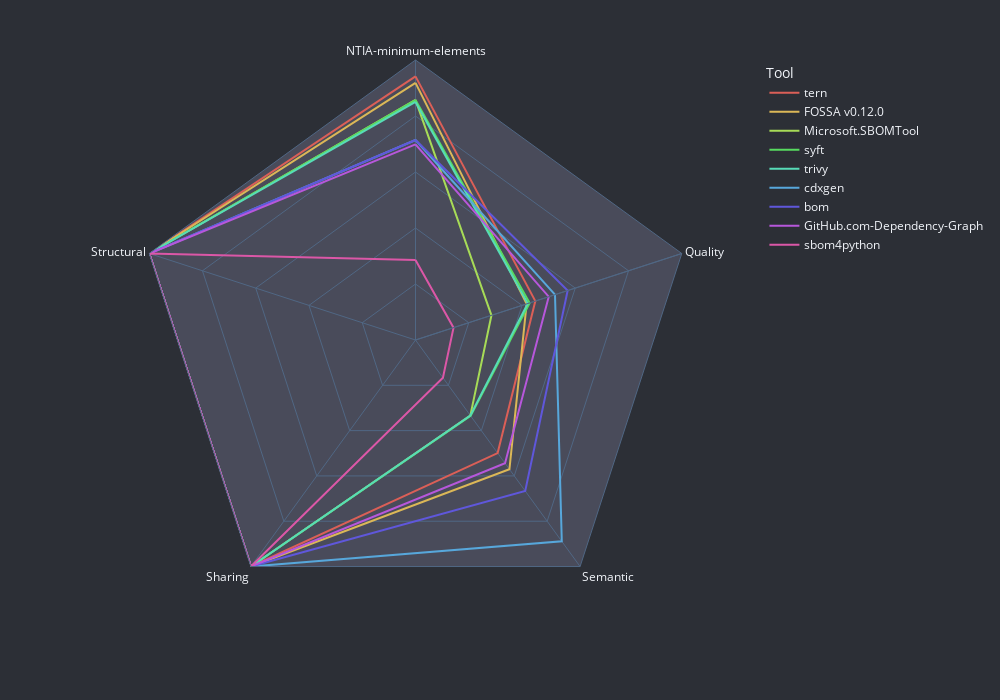

This figure's notebook cell:
### Code cell
sbomqs_radar_chart(feature_qscores)

### Figure 1 — Plotly figure (JSON) as saved in the notebook; plotly's stock layout.template omitted (floating-point values rounded to 4 significant figures)
{"data": [{"hovertemplate": "Tool=tern<br>Score=%{r}<br>Category=%{theta}<extra></extra>", "legendgroup": "tern", "line": {"color": "#db5f57", "dash": "solid"}, "marker": {"symbol": "circle"}, "mode": "lines", "name": "tern", "r": [9.416, 4.5, 4.991, 10, 10, 9.416], "showlegend": true, "subplot": "polar", "theta": ["NTIA-minimum-elements", "Quality", "Semantic", "Sharing", "Structural", "NTIA-minimum-elements"], "type": "scatterpolar"}, {"hovertemplate": "Tool=FOSSA v0.12.0<br>Score=%{r}<br>Category=%{theta}<extra></extra>", "legendgroup": "FOSSA v0.12.0", "line": {"color": "#dbb757", "dash": "solid"}, "marker": {"symbol": "circle"}, "mode": "lines", "name": "FOSSA v0.12.0", "r": [9.185, 4.173, 5.708, 10, 10, 9.185], "showlegend": true, "subplot": "polar", "theta": ["NTIA-minimum-elements", "Quality", "Semantic", "Sharing", "Structural", "NTIA-minimum-elements"], "type": "scatterpolar"}, {"hovertemplate": "Tool=Microsoft.SBOMTool<br>Score=%{r}<br>Category=%{theta}<extra></extra>", "legendgroup": "Microsoft.SBOMTool", "line": {"color": "#a7db57", "dash": "solid"}, "marker": {"symbol": "circle"}, "mode": "lines", "name": "Microsoft.SBOMTool", "r": [8.576, 2.853, 3.333, 10, 10, 8.576], "showlegend": true, "subplot": "polar", "theta": ["NTIA-minimum-elements", "Quality", "Semantic", "Sharing", "Structural", "NTIA-minimum-elements"], "type": "scatterpolar"}, {"hovertemplate": "Tool=syft<br>Score=%{r}<br>Category=%{theta}<extra></extra>", "legendgroup": "syft", "line": {"color": "#57db5f", "dash": "solid"}, "marker": {"symbol": "circle"}, "mode": "lines", "name": "syft", "r": [8.571, 4.286, 3.35, 10, 10, 8.571], "showlegend": true, "subplot": "polar", "theta": ["NTIA-minimum-elements", "Quality", "Semantic", "Sharing", "Structural", "NTIA-minimum-elements"], "type": "scatterpolar"}, {"hovertemplate": "Tool=trivy<br>Score=%{r}<br>Category=%{theta}<extra></extra>", "legendgroup": "trivy", "line": {"color": "#57dbb7", "dash": "solid"}, "marker": {"symbol": "circle"}, "mode": "lines", "name": "trivy", "r": [8.502, 4.217, 3.333, 10, 10, 8.502], "showlegend": true, "subplot": "polar", "theta": ["NTIA-minimum-elements", "Quality", "Semantic", "Sharing", "Structural", "NTIA-minimum-elements"], "type": "scatterpolar"}, {"hovertemplate": "Tool=cdxgen<br>Score=%{r}<br>Category=%{theta}<extra></extra>", "legendgroup": "cdxgen", "line": {"color": "#57a7db", "dash": "solid"}, "marker": {"symbol": "circle"}, "mode": "lines", "name": "cdxgen", "r": [7.143, 5.238, 8.889, 10, 10, 7.143], "showlegend": true, "subplot": "polar", "theta": ["NTIA-minimum-elements", "Quality", "Semantic", "Sharing", "Structural", "NTIA-minimum-elements"], "type": "scatterpolar"}, {"hovertemplate": "Tool=bom<br>Score=%{r}<br>Category=%{theta}<extra></extra>", "legendgroup": "bom", "line": {"color": "#5f57db", "dash": "solid"}, "marker": {"symbol": "circle"}, "mode": "lines", "name": "bom", "r": [7.143, 5.714, 6.667, 10, 10, 7.143], "showlegend": true, "subplot": "polar", "theta": ["NTIA-minimum-elements", "Quality", "Semantic", "Sharing", "Structural", "NTIA-minimum-elements"], "type": "scatterpolar"}, {"hovertemplate": "Tool=GitHub.com-Dependency-Graph<br>Score=%{r}<br>Category=%{theta}<extra></extra>", "legendgroup": "GitHub.com-Dependency-Graph", "line": {"color": "#b757db", "dash": "solid"}, "marker": {"symbol": "circle"}, "mode": "lines", "name": "GitHub.com-Dependency-Graph", "r": [6.988, 5.003, 5.44, 10, 10, 6.988], "showlegend": true, "subplot": "polar", "theta": ["NTIA-minimum-elements", "Quality", "Semantic", "Sharing", "Structural", "NTIA-minimum-elements"], "type": "scatterpolar"}, {"hovertemplate": "Tool=sbom4python<br>Score=%{r}<br>Category=%{theta}<extra></extra>", "legendgroup": "sbom4python", "line": {"color": "#db57a7", "dash": "solid"}, "marker": {"symbol": "circle"}, "mode": "lines", "name": "sbom4python", "r": [2.857, 1.429, 1.667, 10, 10, 2.857], "showlegend": true, "subplot": "polar", "theta": ["NTIA-minimum-elements", "Quality", "Semantic", "Sharing", "Structural", "NTIA-minimum-elements"], "type": "scatterpolar"}], "layout": {"autosize": false, "height": 700, "legend": {"title": {"text": "Tool"}, "tracegroupgap": 0}, "margin": {"t": 60}, "paper_bgcolor": "#2c2f36", "polar": {"angularaxis": {"direction": "clockwise", "rotation": 90, "showgrid": true}, "bgcolor": "#494b5a", "domain": {"x": [0, 1], "y": [0, 1]}, "gridshape": "linear", "radialaxis": {"gridwidth": 1, "showticklabels": false}}, "width": 1000}}
